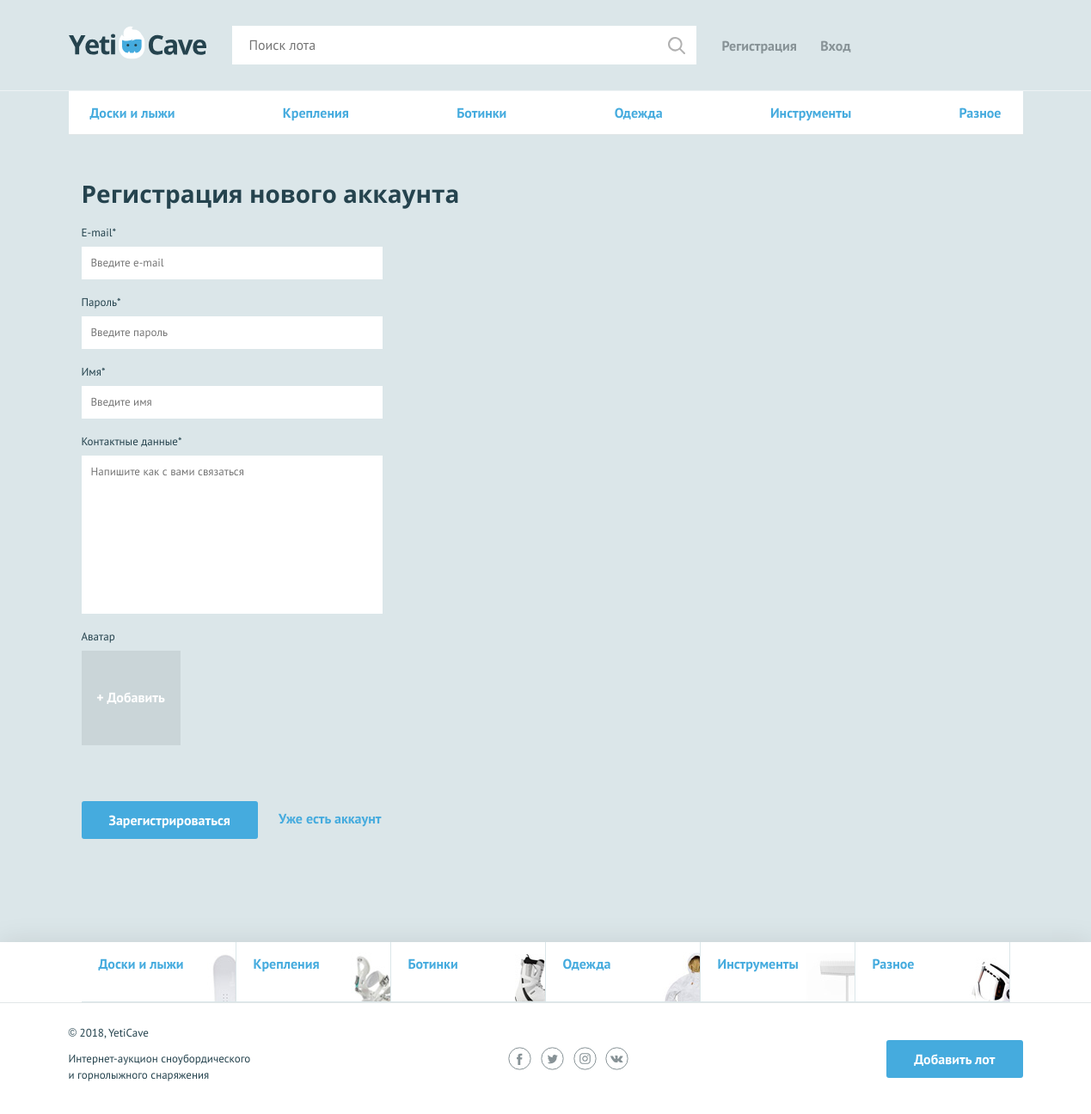
/sign-up.php, run on the app's committed database.
### tables this page shows
CREATE TABLE IF NOT EXISTS `categories` (
  `id` int NOT NULL AUTO_INCREMENT,
  `name` char(50) DEFAULT NULL,
  `symbol_code` char(50) DEFAULT NULL,
  PRIMARY KEY (`id`),
  UNIQUE KEY `name_symbol_code` (`name`,`symbol_code`)
);

### functions.php (called while the page is built, shortened)
<?php
function renderTemplate($path, array $data = [])
{
    if (!file_exists($path)) {
        return '';
    } else {
        extract($data);
        include_once $path;
        $output = ob_get_clean();
        return $output;
    }
}
function queryResult($db_connection, $query)
{
    $queryRes = mysqli_query($db_connection, $query);
    $result = mysqli_fetch_all($queryRes, MYSQLI_ASSOC);
    return $result;
}
function getCategories($db)
{
    return queryResult(connectToDatabase($db), "SELECT `id`, `name`, `symbol_code` FROM categories ORDER BY id ASC");
}
function connectToDatabase($db)
{
    $db_connection = mysqli_connect($db['host'], $db['user'], $db['password'], $db['db_name']);
    mysqli_set_charset($db_connection, 'utf8');
    return $db_connection;
}

### templates/layout.php (the view, shortened to what this page needs)
<!DOCTYPE html>
<html lang="ru">
<head>
    <link href="css/normalize.min.css" rel="stylesheet">
    <link href="css/style.css" rel="stylesheet">
</head>
<body>
    <header class="main-header">
        <div class="main-header__container container">
            <a class="main-header__logo" href="index.php">
                <img src="img/logo.svg" width="160" height="39" alt="Логотип компании YetiCave">
            </a>
            <form class="main-header__search" method="get" action="search.php">
                <input type="search" name="search" placeholder="Поиск лота">
                <input class="main-header__search-btn" type="submit">
            </form>
            <?php if (isset($_SESSION['user'])) : ?>
                <a class="main-header__add-lot button" href="/add.php">Добавить лот</a>
                <div class="main-header__username-container">
                    <h4 class="greetings">Привет, <?= ($_SESSION['user']['name']) ?> </h4>
                    <h5 class="logout-btn"><a href="logout.php">Выход</a></h5>
                </div>
                <nav class="user-menu">
                </nav>
            <?php else : ?>
                <ul class="user-menu__list">
                    <li class="user-menu__item">
                        <a href="sign-up.php">Регистрация</a>
                    </li>
                    <li class="user-menu__item">
                        <a href="login.php">Вход</a>
                    </li>
                </ul>
            <?php endif; ?>
        </div>
    </header>
    <main class="container">
        <nav class="nav">
            <ul class="nav__list container">
                <?php foreach ($categories as $key => $value) : ?>
                    <li class="nav__item">
                        <a href="lots.php?category=<? echo $key+1 ; ?>">
                            <?= $value['name']; ?></a>
                    </li>
                <?php endforeach; ?>
            </ul>
        </nav>
        <?= $content ?>
    </main>
    <footer class="main-footer">
        <nav class="nav">
            <ul class="nav__list container">
                <?php foreach ($categories as $key => $value) : ?>
                    <li class="promo__item promo__item--<?= $value['symbol_code']; ?>">
                        <a class="promo__link" href="lots.php?category=<? echo $key+1; ?>">
                            <?= $value['name']; ?></a>
                    </li>
                <?php endforeach; ?>
            </ul>
        </nav>
        <div class="main-footer__bottom container">
            <div class="main-footer__copyright">
                <p>© 2018, YetiCave</p>
                <p>Интернет-аукцион сноубордического и горнолыжного снаряжения</p>
            </div>
            <div class="main-footer__social social">
                <a class="social__link social__link--facebook" href="#">Facebook
                </a>
                <a class="social__link social__link--twitter" href="#">Twitter
                </a>
                <a class="social__link social__link--instagram" href="#">Instagram
                </a>
                <a class="social__link social__link--vkontakte" href="#">Вконтакте
                </a>
            </div>
            <a class="main-footer__add-lot button" href="add.php">Добавить лот</a>
        </div>
    </footer>
</body>
</html>

### css/style.css (style rules this page uses)
body { min-width: 1140px; background-color: #dbe6e9; font-family: "PT Sans", sans-serif; font-weight: 400; font-size: 16px; line-height: 26px; color: #25434e; }
a { text-decoration: none; }
.container { width: 1110px; margin: 0 auto; padding: 0 15px; }
.button { display: block; padding: 9px 32px; background-color: #45abde; color: #ffffff; text-align: center; font-weight: 700; border: none; border-radius: 3px; }
.main-header { padding: 30px 0 29px; border-bottom: 1px solid rgba(255, 255, 255, 0.5); }
.main-header__container { display: -webkit-flex; display: -ms-flexbox; display: flex; -webkit-justify-content: flex-start; -ms-flex-pack: start; justify-content: flex-start; }
.main-header__logo { display: block; margin-right: 30px; }
.main-header__search { position: relative; width: 540px; margin-right: 30px; }
.main-header__search input[type="search"] { width: 100%; padding: 8px 19px 9px 19px; border: 1px solid #ffffff; }
.main-header__search-btn { content: ""; position: absolute; top: 3px; right: 3px; width: 20px; height: 20px; padding: 20px; background: url("../img/search.svg") center no-repeat; opacity: 0.3; border: 0; font-size: 0; }
.user-menu__list { display: -webkit-flex; display: -ms-flexbox; display: flex; -webkit-justify-content: space-between; -ms-flex-pack: justify; justify-content: space-between; -webkit-flex-wrap: wrap; -ms-flex-wrap: wrap; flex-wrap: wrap; width: 150px; margin: 0; margin-top: 10px; padding: 0; list-style: none; }
.user-menu__item a { color: #879296; font-weight: 700; }
.main-footer { margin-top: 120px; background-color: #ffffff; box-shadow: 0 0 30px 0 rgba(0, 0, 0, 0.1); }
.main-footer__bottom { display: -webkit-flex; display: -ms-flexbox; display: flex; -webkit-justify-content: space-between; -ms-flex-pack: justify; justify-content: space-between; -webkit-align-items: center; -ms-flex-align: center; align-items: center; padding: 25px 0; }
.main-footer__copyright { max-width: 212px; }
.main-footer__copyright p { margin: 0; margin-bottom: 11px; font-size: 13px; line-height: 19px; }
.main-footer__social { width: 140px; }
.social { display: -webkit-flex; display: -ms-flexbox; display: flex; -webkit-justify-content: space-between; -ms-flex-pack: justify; justify-content: space-between; -webkit-flex-wrap: wrap; -ms-flex-wrap: wrap; flex-wrap: wrap; }
.social__link { width: 27px; height: 27px; font-size: 0; }
.nav { background-color: #ffffff; border-bottom: 1px solid #e1e6e7; }
.nav__list { display: -webkit-flex; display: -ms-flexbox; display: flex; -webkit-justify-content: space-between; -ms-flex-pack: justify; justify-content: space-between; -webkit-flex-wrap: wrap; -ms-flex-wrap: wrap; flex-wrap: wrap; list-style: none; box-sizing: border-box; }
.nav__item a { position: relative; display: block; padding: 12px 10px; font-weight: 700; color: #45abde; }
.nav__item a::before { content: ""; display: none; position: absolute; bottom: 0; width: calc(100% - 20px); height: 3px; background-color: #e2e5e6; }
.promo__link:nth-child(1), .promo__link:nth-child(2), .promo__link:nth-child(3) { border-bottom: 1px solid #dbe6e9; }
.promo__link:nth-child(1), .promo__link:nth-child(2), .promo__link:nth-child(4), .promo__link:nth-child(5) { border-right: 1px solid #dbe6e9; }
.promo__link { position: relative; display: block; width: 180px; height: 70px; padding: 12px 20px; background-color: #ffffff; color: #45abde; font-weight: 700; box-sizing: border-box; background-repeat: no-repeat; }
.promo__item--boards .promo__link { background-image: url("../img/category-1.jpg"); background-position: 146px 8px; }
.promo__item--attachment .promo__link { background-image: url("../img/category-2.jpg"); background-position: 133px 12px; }
.promo__item--boots .promo__link { background-image: url("../img/category-3.jpg"); background-position: 144px 14px; }
.promo__item--clothing .promo__link { background-image: url("../img/category-4.jpg"); background-position: 127px 12px; }
.promo__item--tools .promo__link { background-image: url("../img/category-5.jpg"); background-position: 123px 13px; }
.promo__item--others .promo__link { background-image: url("../img/category-6.jpg"); background-position: 132px 2px; }

### data on the page
categories: name "Доски и лыжи", shows a picture
categories: name "Крепления", shows a picture
categories: name "Ботинки", shows a picture
categories: name "Одежда", shows a picture
categories: name "Инструменты", shows a picture
categories: name "Разное", shows a picture
